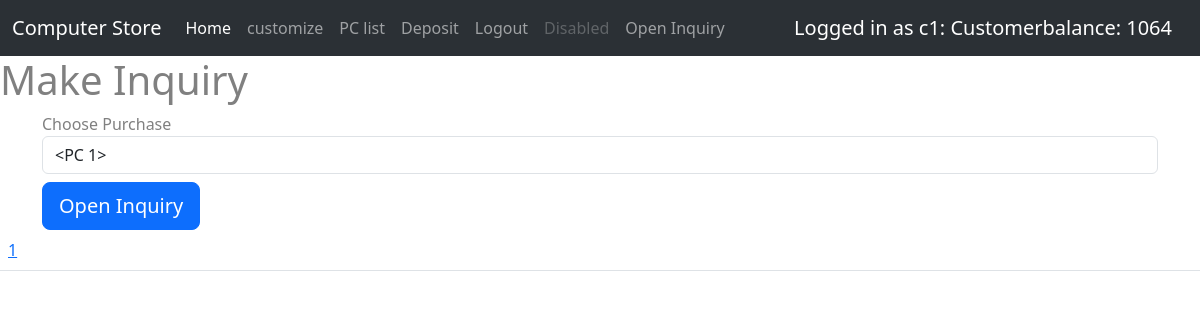
The app's page /inquiry (signed in), older data.
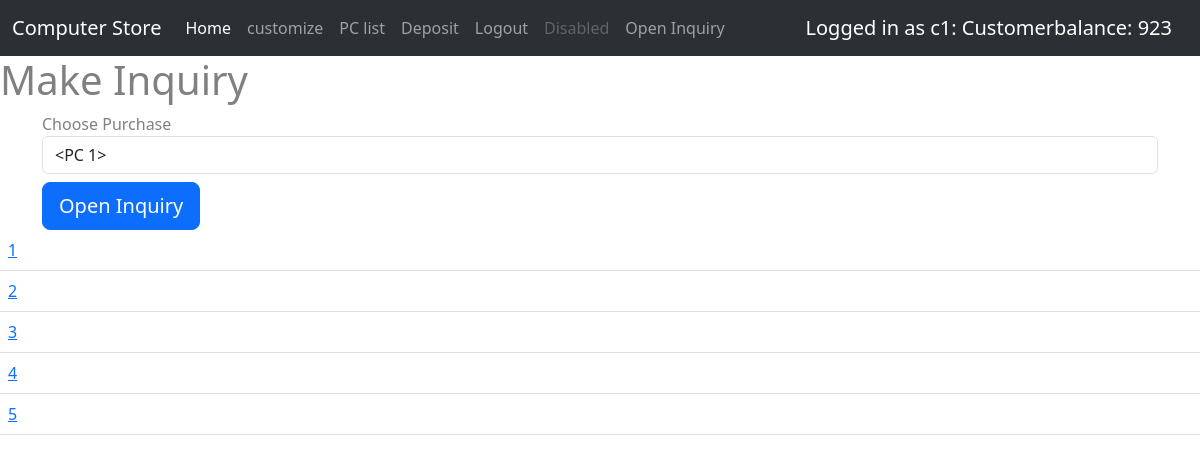
The same page, newer data.
### ltt/models.py (models this page shows, shortened)
class User(db.Model,UserMixin):
    __tablename__ = 'User'
    id = db.Column(db.Integer, primary_key = True)
    username = db.Column(db.String(120),default = None )
    password = db.Column(db.String(120),default = None)
    balance = db.Column(db.Integer(),default=0)
    userType = db.Column(db.String(120),default = "Visitor")
    status = db.Column(db.String(120),default = "Valid")
    compliments = db.Column(db.Integer,default = 0)
    warnings = db.Column(db.Integer,default=0)

class Inquiry(db.Model):
    id = db.Column(db.Integer,primary_key=True)
    user_id = db.Column(db.Integer,db.ForeignKey('User.id'))
    purchase_id = db.Column(db.Integer,db.ForeignKey('purchase.id'))
    messages = db.relationship("InqMessages",backref="inquiry")
    status = db.Column(db.String(120), default = "open")
    employee_id = db.Column(db.Integer,db.ForeignKey('User.id'))

### ltt/view.py (the view, shortened to what this page needs)
@view.route('/inquiry',methods = ['GET','POST'])
def viewInquiry():
    inquiries_to_show_customer = Inquiry.query.filter_by(user_id = current_user.id)
    inquiries_to_show_employee = Inquiry.query.filter_by(employee_id = current_user.id)
    purchase = Purchase.query.filter_by(user_id=current_user.id)
    form = InquiryForm()
    form.purchase_.choices = [(purchases.id, PC.query.get_or_404(purchases.pc_id)) for purchases in Purchase.query.filter_by(user_id = current_user.id)]
    return render_template('inquiry.html',form=form,inquiries_to_show_customer = inquiries_to_show_customer,inquiries_to_show_employee=inquiries_to_show_employee)

### ltt/forms.py
class InquiryForm(FlaskForm):
    purchase_ = SelectField(u'Choose Purchase', choices=[], coerce=int, validate_choice=True)
    submit = SubmitField(label = 'Open Inquiry')

### ltt/models.py (called while the page is built)
@login_manager.user_loader
def load_user(user_id):
    return User.query.get(int(user_id))

### ltt/templates/inquiry.html (shortened to what this page needs)
{% extends "base.html" %}
{% block contend %}
{%if current_user.userType == "Customer"%}
<h1>Make Inquiry</h1>
<div class = "container">
    <form method="POST" class = "form-register">
        {{form.purchase_.label()}}
        {{form.purchase_(class="form-control", placeholder = "Password" )}}
        {{form.submit(class="btn btn-lg btn-block btn-primary mt-2")}}
    </form>
</div>
{%endif%}
<table class = "table table-hover">
  <tbody>
    {%if current_user.userType == "Employee"%}
      {%for inquiry in inquiries_to_show_employee%}
        <tr>
          <td><a href = "{{ '/inquirypage/%s'%inquiry.id }}">{{inquiry.id}}</a></td>
        </tr>
      {%endfor%}
    {%elif current_user.userType == "Customer"%}
      {%for inquiry in inquiries_to_show_customer%}
        <tr>
          <td><a href = "{{ '/inquirypage/%s'%inquiry.id }}">{{inquiry.id}}</a></td>
        </tr>
        {%endfor%}
    {%endif%}
  </tbody>
</table>
{% endblock %}

### ltt/templates/base.html (shortened to what this page needs)
<!DOCTYPE html>
<html>
    <head>
        <link href="https://cdn.jsdelivr.net/npm/bootstrap@5.3.0-alpha3/dist/css/bootstrap.min.css" rel="stylesheet">
        <link rel="stylesheet" type="text/css" href="{{ url_for('static', filename='main.css') }}">
    </head>
    <body>
        <nav class="navbar navbar-expand-lg bg-body-tertiary bg-dark"  data-bs-theme="dark">
            <div class="container-fluid">
              <a class="navbar-brand" href="#">Computer Store</a>
              <div class="collapse navbar-collapse" id="navbarNavAltMarkup">
                <div class="navbar-nav">
                  <a class="nav-link active" aria-current="page" href="/home">Home</a>
                  <a class="nav-link" href="/customize">customize</a>
                  <a class="nav-link" href="/prebulid">PC list</a>
                  {%if current_user.userType == "Customer"%}
                    <a class="nav-link" href="/deposit">Deposit</a>
                  {%endif%}
                  {%if current_user.is_active%}
                    <a class="nav-link" href="/logout">Logout</a>
                  {%endif%}
                  <a class="nav-link disabled">Disabled</a>
                  {%if current_user.userType == "Customer"%}
                    <a class="nav-link" href = /inquiry>Open Inquiry</a>
                  {%endif%}
                </div>
              </div>
              {%if current_user.is_active%}
                <a class="navbar-brand"> {%print "Logged in as "%}{% print current_user.username ,": ", current_user.userType , "balance: ",current_user.balance %} </a>
              {%endif%}
            </div>
        </nav>
        {% block contend %}
        {%endblock%}
    </body>
</html>

### ltt/static/main.css (style rules this page uses)
* { box-sizing: border-box; }
body { color: grey; }

Row changes from the older to the newer data that the page shows:
changed User: username "c1 Customer 1064" → "c1 Customer 923"
added Inquiry: id "2"
added Inquiry: id "3"
added Inquiry: id "4"
added Inquiry: id "5"
